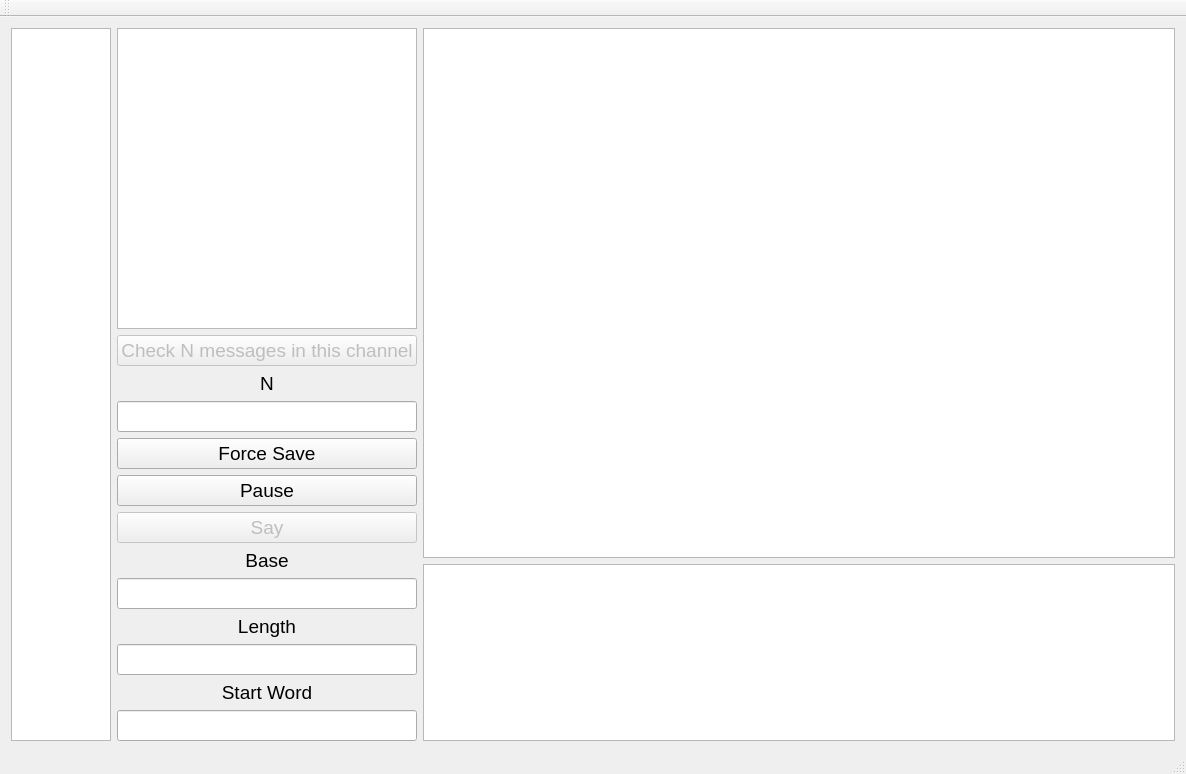
<?xml version="1.0" encoding="UTF-8"?>
<ui version="4.0">
 <class>NeirobotChatApplicationClass</class>
 <widget class="QMainWindow" name="NeirobotChatApplicationClass">
  <property name="geometry">
   <rect>
    <x>0</x>
    <y>0</y>
    <width>1186</width>
    <height>774</height>
   </rect>
  </property>
  <property name="windowTitle">
   <string>NeirobotChatApplication</string>
  </property>
  <widget class="QWidget" name="centralWidget">
   <layout class="QHBoxLayout" name="horizontalLayout" stretch="1,0,4">
    <item>
     <widget class="QListWidget" name="serversListWidget">
      <property name="sizePolicy">
       <sizepolicy hsizetype="Fixed" vsizetype="Expanding">
        <horstretch>0</horstretch>
        <verstretch>0</verstretch>
       </sizepolicy>
      </property>
      <property name="minimumSize">
       <size>
        <width>100</width>
        <height>0</height>
       </size>
      </property>
      <property name="maximumSize">
       <size>
        <width>100</width>
        <height>16777215</height>
       </size>
      </property>
     </widget>
    </item>
    <item>
     <layout class="QVBoxLayout" name="verticalLayout_2">
      <property name="leftMargin">
       <number>0</number>
      </property>
      <property name="topMargin">
       <number>0</number>
      </property>
      <item>
       <widget class="QListWidget" name="channelsListWidget">
        <property name="font">
         <font>
          <pointsize>14</pointsize>
         </font>
        </property>
       </widget>
      </item>
      <item>
       <widget class="QPushButton" name="checkthis_button">
        <property name="enabled">
         <bool>false</bool>
        </property>
        <property name="font">
         <font>
          <pointsize>14</pointsize>
         </font>
        </property>
        <property name="text">
         <string>Check N messages in this channel</string>
        </property>
       </widget>
      </item>
      <item>
       <widget class="QLabel" name="checkthis_label">
        <property name="font">
         <font>
          <pointsize>14</pointsize>
         </font>
        </property>
        <property name="text">
         <string>N</string>
        </property>
        <property name="alignment">
         <set>Qt::AlignCenter</set>
        </property>
       </widget>
      </item>
      <item>
       <widget class="QLineEdit" name="checkthis_input">
        <property name="font">
         <font>
          <pointsize>14</pointsize>
         </font>
        </property>
       </widget>
      </item>
      <item>
       <widget class="QPushButton" name="forcesave_button">
        <property name="enabled">
         <bool>true</bool>
        </property>
        <property name="font">
         <font>
          <pointsize>14</pointsize>
         </font>
        </property>
        <property name="text">
         <string>Force Save</string>
        </property>
       </widget>
      </item>
      <item>
       <widget class="QPushButton" name="pause_button">
        <property name="enabled">
         <bool>true</bool>
        </property>
        <property name="font">
         <font>
          <pointsize>14</pointsize>
         </font>
        </property>
        <property name="text">
         <string>Pause</string>
        </property>
       </widget>
      </item>
      <item>
       <widget class="QPushButton" name="say_button">
        <property name="enabled">
         <bool>false</bool>
        </property>
        <property name="font">
         <font>
          <pointsize>14</pointsize>
         </font>
        </property>
        <property name="text">
         <string>Say</string>
        </property>
       </widget>
      </item>
      <item>
       <widget class="QLabel" name="say_baselabel">
        <property name="font">
         <font>
          <pointsize>14</pointsize>
         </font>
        </property>
        <property name="text">
         <string>Base</string>
        </property>
        <property name="alignment">
         <set>Qt::AlignCenter</set>
        </property>
       </widget>
      </item>
      <item>
       <widget class="QLineEdit" name="say_baseinput">
        <property name="font">
         <font>
          <pointsize>14</pointsize>
         </font>
        </property>
       </widget>
      </item>
      <item>
       <widget class="QLabel" name="say_lengthlabel">
        <property name="font">
         <font>
          <pointsize>14</pointsize>
         </font>
        </property>
        <property name="text">
         <string>Length</string>
        </property>
        <property name="alignment">
         <set>Qt::AlignCenter</set>
        </property>
       </widget>
      </item>
      <item>
       <widget class="QLineEdit" name="say_lengthinput">
        <property name="font">
         <font>
          <pointsize>14</pointsize>
         </font>
        </property>
       </widget>
      </item>
      <item>
       <widget class="QLabel" name="say_startword">
        <property name="font">
         <font>
          <pointsize>14</pointsize>
         </font>
        </property>
        <property name="text">
         <string>Start Word</string>
        </property>
        <property name="alignment">
         <set>Qt::AlignCenter</set>
        </property>
       </widget>
      </item>
      <item>
       <widget class="QLineEdit" name="say_startwordinput">
        <property name="font">
         <font>
          <pointsize>14</pointsize>
         </font>
        </property>
       </widget>
      </item>
     </layout>
    </item>
    <item>
     <layout class="QVBoxLayout" name="verticalLayout" stretch="3,1">
      <item>
       <widget class="QListWidget" name="chatListWidget"/>
      </item>
      <item>
       <widget class="MsgTextEdit" name="textEdit">
        <property name="font">
         <font>
          <pointsize>20</pointsize>
         </font>
        </property>
       </widget>
      </item>
     </layout>
    </item>
   </layout>
  </widget>
  <widget class="QMenuBar" name="menuBar">
   <property name="geometry">
    <rect>
     <x>0</x>
     <y>0</y>
     <width>1186</width>
     <height>20</height>
    </rect>
   </property>
  </widget>
  <widget class="QToolBar" name="mainToolBar">
   <attribute name="toolBarArea">
    <enum>TopToolBarArea</enum>
   </attribute>
   <attribute name="toolBarBreak">
    <bool>false</bool>
   </attribute>
  </widget>
  <widget class="QStatusBar" name="statusBar"/>
 </widget>
 <layoutdefault spacing="6" margin="11"/>
 <customwidgets>
  <customwidget>
   <class>MsgTextEdit</class>
   <extends>QTextEdit</extends>
   <header>msgtextedit.h</header>
  </customwidget>
 </customwidgets>
 <resources>
  <include location="NeirobotChatApplication.qrc"/>
 </resources>
 <connections/>
</ui>
